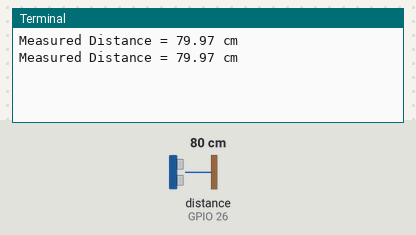
This program was run on a simulated Raspberry Pi (BCM pin numbers). On the bench: the last lines printed to the terminal. The inputs (shaded band) are chosen by the test bench; at power-on: distance to the obstacle (sensor on GPIO 26) 80 cm. The echo pulse lasts 58.3 µs per cm; the clock reads 2024-03-15 10:24:30 at power-on unless the program sets it.

Above: at 1.2 s.
1.3 s: distance to the obstacle (sensor on GPIO 26) set to 2 cm
At 2.6 s:
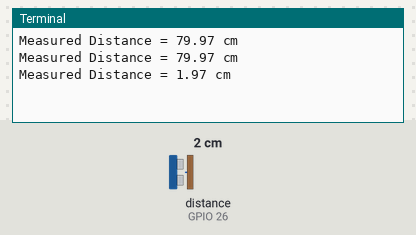
2.8 s: distance to the obstacle (sensor on GPIO 26) set to 4 cm
At 3.8 s:
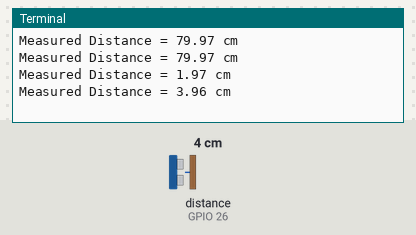
Timing chart, 0 to 5.8 s (numbered marks = the images above; inputs shaded):
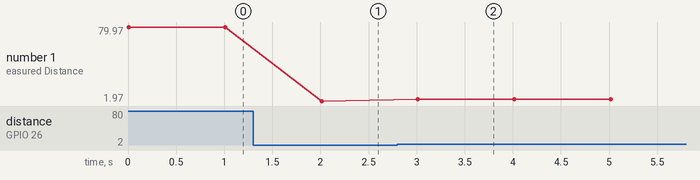

The program:

distance.py
```python
#  Ultrasonic ranging module

import RPi.GPIO as GPIO
import time

GPIO.setwarnings(False)
GPIO.setmode(GPIO.BCM)


class CarUltrasound(object):
    def __init__(self):

        self.GPIO_TRIGGER = 19  # GPIO setting (BCM coding)
        self.GPIO_ECHO = 26

        GPIO.setup(self.GPIO_TRIGGER, GPIO.OUT)  # GPIO input/output definiation
        GPIO.setup(self.GPIO_ECHO, GPIO.IN)

        self.dist_mov_ave = 0

    def DistMeasure(self):  # distance measuing
        GPIO.output(self.GPIO_TRIGGER, False)
        time.sleep(0.000002)
        GPIO.output(self.GPIO_TRIGGER, True)  # emit ultrasonic pulse
        time.sleep(0.00001)                   # last 10us
        GPIO.output(self.GPIO_TRIGGER, False) # end the pulse

        ii = 0
        while GPIO.input(self.GPIO_ECHO) == 0:  # when receiving the echo, ECHO will become 1
            ii = ii + 1
            if ii > 10000:
                print('Ultrasound error: the sensor missed the echo')
                return 0
            pass
        start_time = time.time()

        while GPIO.input(self.GPIO_ECHO) == 1:  # the duration of high level of ECHO is the time between the emitting the pulse and receiving the echo
                pass
        stop_time = time.time()

        time_elapsed = stop_time - start_time
        distance = (time_elapsed * 34300) / 2

        return distance

    def DistMeasureMovingAverage(self):
        dist_current = self.DistMeasure()
        if dist_current == 0:  # if the sensor missed the echo, the output dis_mov_ave will equal the last dis_mov_ave
            return self.dist_mov_ave
        else:
            self.dist_mov_ave = 0.8*dist_current + 0.2*self.dist_mov_ave  # using the moving average of distance measured by sensor to reduce the error
            return self.dist_mov_ave


if __name__ == '__main__':
    try:
        car = CarUltrasound()
        while True:
            dist = car.DistMeasure()
            print("Measured Distance = {:.2f} cm".format(dist))
            time.sleep(1)

        # Reset by pressing CTRL + C
    except KeyboardInterrupt:
        print("Measurement stopped by User")
        GPIO.cleanup()
```

Measured:
- after the input at 1.3 s, the terminal: prints a new line after 0.71 s (image 1)
- after the input at 2.8 s, the terminal: prints a new line after 0.21 s (image 2)
- plotted number 1: 79.97 → 1.97 after the input at 1.3 s, 1.97 → 3.96 after the input at 2.8 s
